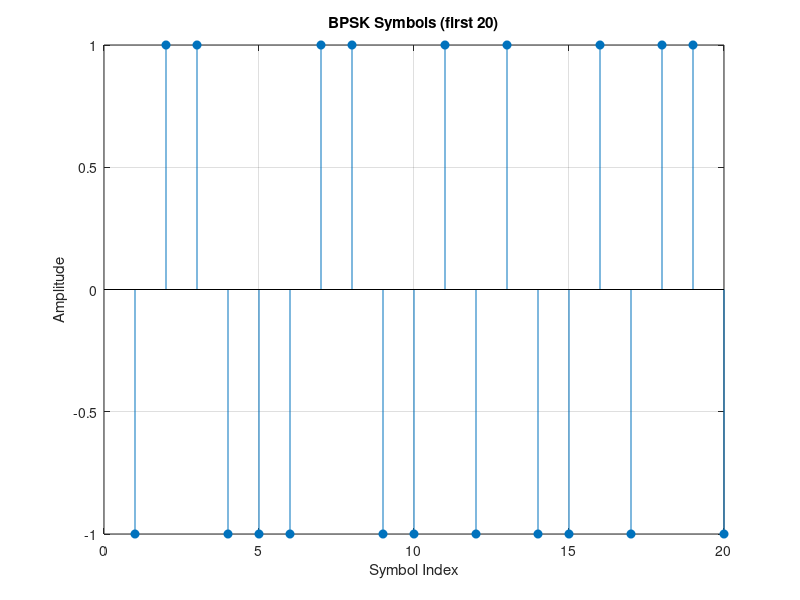

Write the MATLAB code that produced this figure.
%% Stage 2: BPSK Modulation
clear; clc; close all;
rng(1);

numBits = 1000;
dataBits = randi([0 1], 1, numBits);

bpskSymbols = 2*dataBits - 1;   % 0 -> -1 , 1 -> +1

disp('First 20 BPSK symbols:');
disp(bpskSymbols(1:20));

figure;
stem(bpskSymbols(1:20), 'filled');
title('BPSK Symbols (first 20)');
xlabel('Symbol Index');
ylabel('Amplitude');
grid on;

saveas(gcf, 'Stage2_BPSK_Symbols.png');
